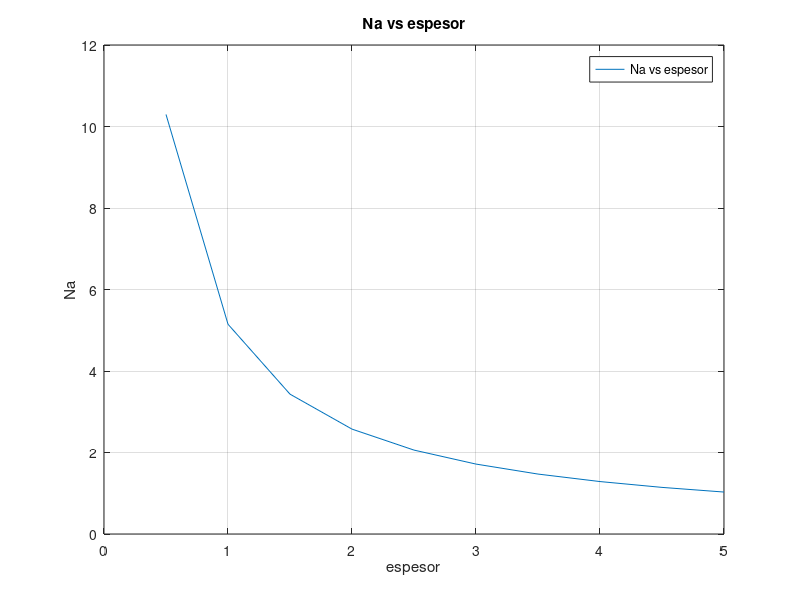

Recreate this plot in MATLAB.
clc
clear

zesp = input('\nEspesor en metros (m) ');
Dab = input('\nDifusividad (m2/s)');

aaimd=zesp/10;
espesor=0:aaimd:zesp;

na=((Dab)./espesor.*0.980).*((53.6*(0.0288-0.0092)))


%gráfica
plot(espesor,na)
grid on
xlabel('espesor')
ylabel('Na');
title('Na vs espesor')
legend('Na vs espesor')